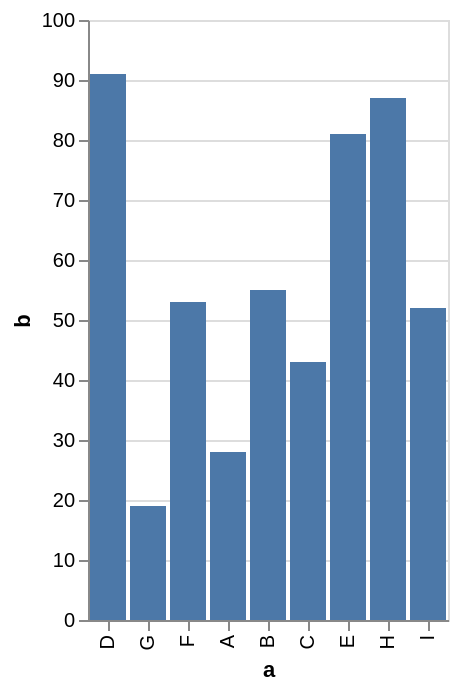

Write the Vega-Lite specification saved for this chart.
### Vega-Lite specification from a JSON file in a GitHub repository (floating-point values rounded to 4 significant figures)
{"$schema": "https://vega.github.io/schema/vega-lite/v2.json", "description": "A simple bar chart with embedded data.", "data": {"values": [{"a": "A", "b": 28}, {"a": "B", "b": 55}, {"a": "C", "b": 43}, {"a": "D", "b": 91}, {"a": "E", "b": 81}, {"a": "F", "b": 53}, {"a": "G", "b": 19}, {"a": "H", "b": 87}, {"a": "I", "b": 52}]}, "mark": "bar", "encoding": {"x": {"field": "a", "type": "ordinal", "sort": ["D", "G", "F"]}, "y": {"field": "b", "type": "quantitative"}}}
